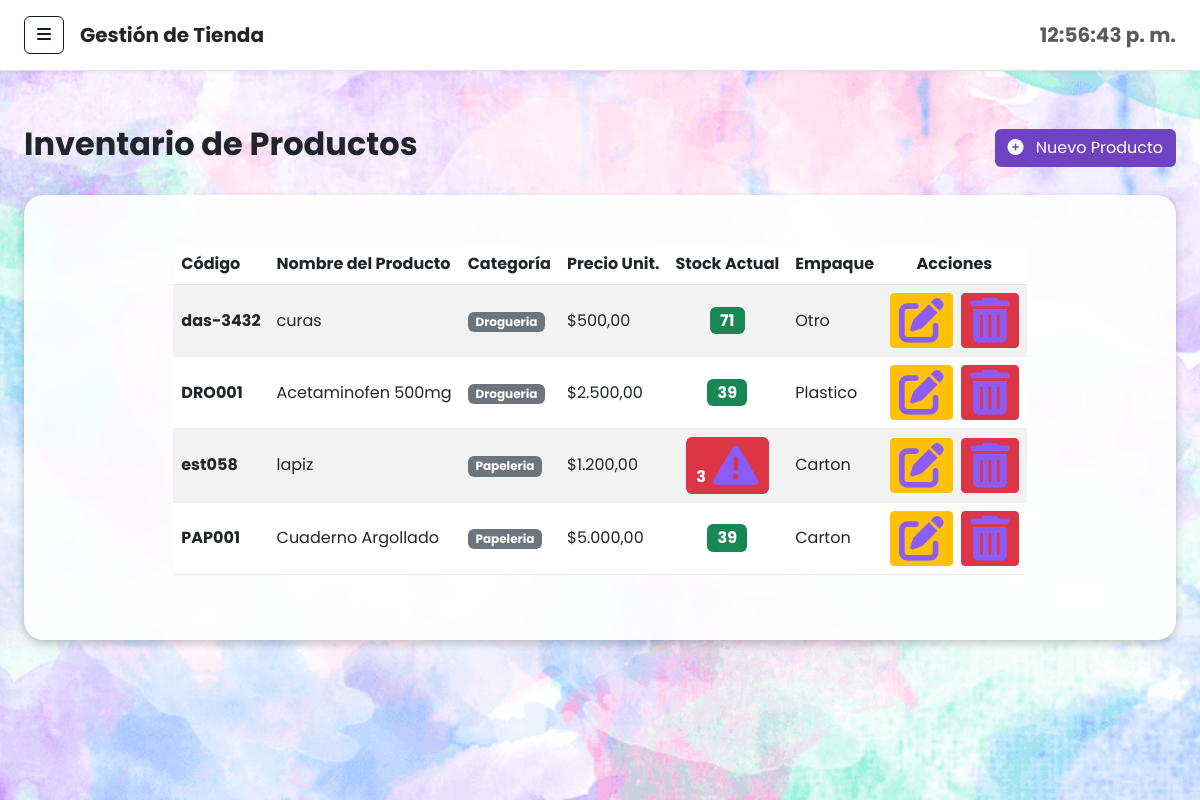
/producto/selecionar.php, run on the app's committed database.
### tables this page shows
CREATE TABLE `producto` (
  `codigo` varchar(20) NOT NULL,
  `id_categoria` int NOT NULL,
  `nombre` varchar(100) NOT NULL,
  `peso` decimal(10,2) NOT NULL,
  `cantidad_almacenada` int NOT NULL DEFAULT '0',
  `tipo_empaque` enum('Carton','Plastico','Otro') NOT NULL,
  `precio_unitario` decimal(10,2) NOT NULL
);

CREATE TABLE `categoria` (
  `id_categoria` int NOT NULL,
  `nombre` varchar(50) NOT NULL,
  `porcentaje_impuesto` decimal(5,2) NOT NULL,
  `stock_minimo` int NOT NULL DEFAULT '5'
);

### producto/selecionar.php (the view, shortened to what this page needs)
<?php
require_once '../config/conexion.php';
$query = "SELECT p.*, c.nombre AS nombre_categoria, c.stock_minimo
          FROM Producto p
          INNER JOIN Categoria c ON p.id_categoria = c.id_categoria";
$resultado = $conexion->query($query);
include '../includes/header.php';
include '../includes/sidebar.php';
?>
<div class="d-flex justify-content-between align-items-center mb-4">
    <h2 class="text-dark fw-bold">Inventario de Productos</h2>
    <a href="insertar.php" class="btn text-white" style="background-color: #6f42c1;">
        <i class="fas fa-plus-circle me-2"></i> Nuevo Producto
    </a>
</div>
<div class="card shadow-sm border-0">
    <div class="card-body p-4">
        <div class="table-responsive">
            <table class="table table-hover table-striped align-middle">
                <thead style="background-color: #0d1b2a; color: white;">
                    <tr>
                        <th scope="col">Código</th>
                        <th scope="col">Nombre del Producto</th>
                        <th scope="col">Categoría</th>
                        <th scope="col">Precio Unit.</th>
                        <th scope="col" class="text-center">Stock Actual</th>
                        <th scope="col">Empaque</th>
                        <th scope="col" class="text-center">Acciones</th>
                    </tr>
                </thead>
                <tbody>
                    <?php if ($resultado->num_rows > 0): ?>
                        <?php while ($fila = $resultado->fetch_assoc()): ?>
                            <tr>
                                <td><strong><?= $fila['codigo'] ?></strong></td>
                                <td><?= $fila['nombre'] ?></td>
                                <td><span class="badge bg-secondary"><?= $fila['nombre_categoria'] ?></span></td>
                                <td>$<?= number_format($fila['precio_unitario'], 2, ',', '.') ?></td>
                                <td class="text-center">
                                    <?php if ($fila['cantidad_almacenada'] < $fila['stock_minimo']): ?>
                                        <span class="badge bg-danger fs-6" title="¡Por debajo del mínimo!">
                                            <?= $fila['cantidad_almacenada'] ?> <i class="fas fa-exclamation-triangle ms-1"></i>
                                        </span>
                                    <?php else: ?>
                                        <span class="badge bg-success fs-6">
                                            <?= $fila['cantidad_almacenada'] ?>
                                        </span>
                                    <?php endif; ?>
                                </td>
                                <td><?= $fila['tipo_empaque'] ?></td>
                                <td class="text-center">
                                    <a href="Registrar.php?id=<?= $fila['codigo'] ?>" class="btn btn-sm btn-warning text-dark me-1" title="Editar">
                                        <i class="fas fa-edit"></i>
                                    </a>
                                    <a href="eliminar.php?id=<?= $fila['codigo'] ?>" class="btn btn-sm btn-danger" title="Eliminar" onclick="return confirm('¿Estás seguro de que deseas eliminar este producto?');">
                                        <i class="fas fa-trash-alt"></i>
                                    </a>
                                </td>
                            </tr>
                        <?php endwhile; ?>
                    <?php endif; ?>
                </tbody>
            </table>
        </div>
    </div>
</div>
<?php
include '../includes/footer.php';
?>

### css/estilos.css (style rules this page uses)
* { margin: 0; padding: 0; box-sizing: border-box; font-family: 'Poppins', sans-serif; }
body { display: flex; background: #f4f7fe; }
.card { background: white; padding: 25px; border-radius: 20px; display: flex; justify-content: space-between; align-items: center; box-shadow: 0 4px 20px rgba(0,0,0,0.05); transition: 0.3s; }
.card i { font-size: 45px; color: #3b82f6; }
table { width: 100%; border-collapse: collapse; }
table th { text-align: left; padding: 15px; background: #f3f4f6; }
table td { padding: 15px; border-bottom: 1px solid #eee; }
.card i { color: #8b5cf6; }
body { background-color: #f4f6f9; overflow-x: hidden; margin: 0; }

### includes/header.php (style rules this page uses)
body, #page-content-wrapper { background-image: url('/Proyecto/img/fondo.png') !important; background-size: cover !important; background-position: center !important; background-repeat: no-repeat !important; background-attachment: fixed !important; }
.card { background-color: rgba(255, 255, 255, 0.90) !important; box-shadow: 0 4px 8px rgba(0, 0, 0, 0.2) !important; backdrop-filter: blur(4px); }

### data on the page
producto: codigo "das-3432", nombre "curas", id_categoria.nombre "Drogueria", precio_unitario "500,00", cantidad_almacenada "71", tipo_empaque "Otro"
producto: codigo "DRO001", nombre "Acetaminofen 500mg", id_categoria.nombre "Drogueria", precio_unitario "2.500,00", cantidad_almacenada "39", tipo_empaque "Plastico"
producto: codigo "est058", nombre "lapiz", id_categoria.nombre "Papeleria", precio_unitario "1.200,00", cantidad_almacenada "3", tipo_empaque "Carton"
producto: codigo "PAP001", nombre "Cuaderno Argollado", id_categoria.nombre "Papeleria", precio_unitario "5.000,00", cantidad_almacenada "39", tipo_empaque "Carton"
